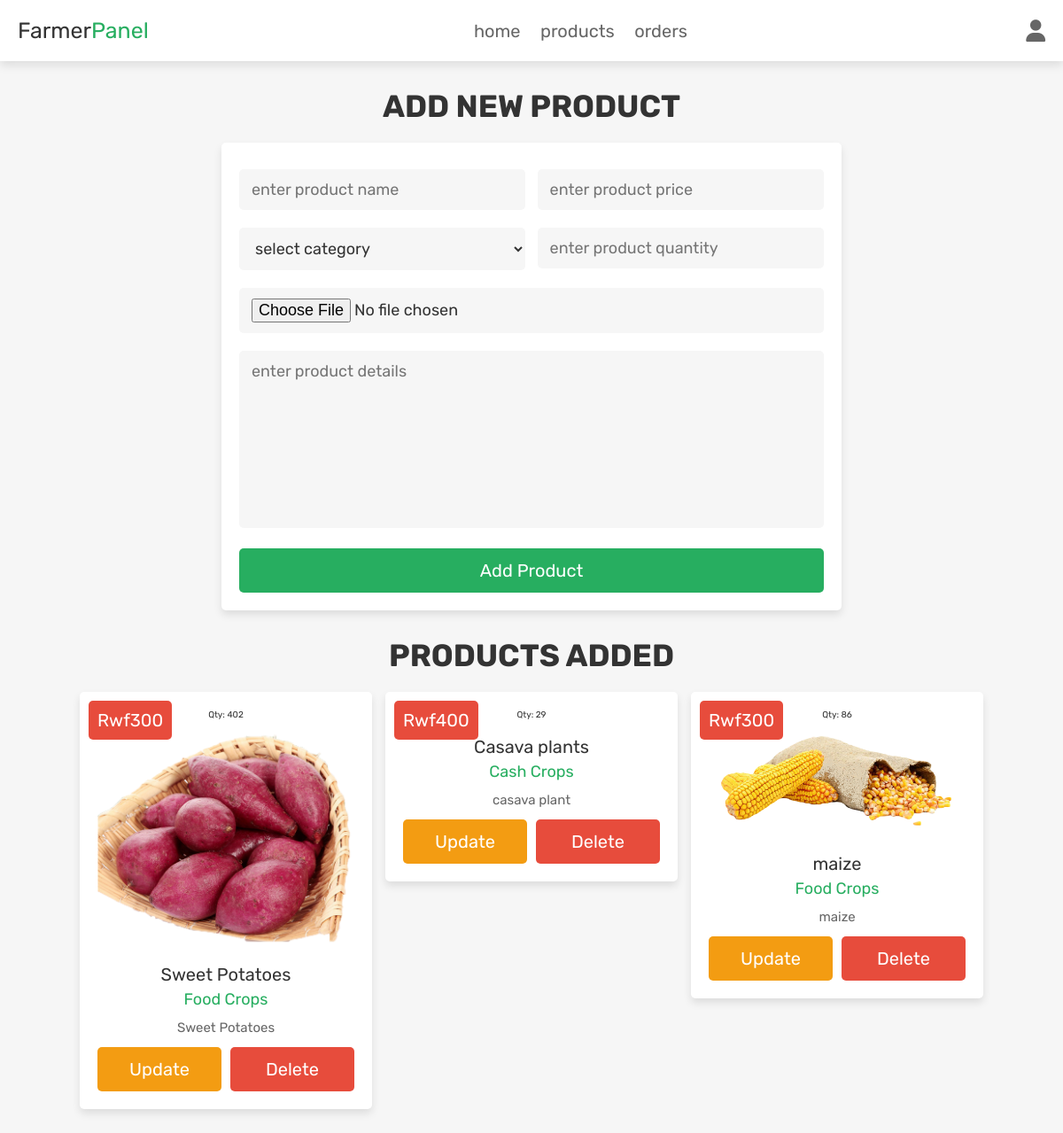
The page /farmer_product.php (signed in) on the database its author committed.
### tables this page shows
CREATE TABLE `products` (
  `id` int(100) NOT NULL,
  `farmer_id` varchar(40) NOT NULL,
  `name` varchar(100) NOT NULL,
  `category` varchar(20) NOT NULL,
  `quantity` varchar(100) DEFAULT NULL,
  `details` varchar(500) NOT NULL,
  `price` int(100) NOT NULL,
  `image` varchar(100) NOT NULL
);

### farmer_product.php (the view, shortened to what this page needs)
<?php
@include 'config.php';
$farmer_id = $_SESSION['farmer_id'];
?>
<!DOCTYPE html>
<html lang="en">
<head>
   <link rel="stylesheet" href="https://cdnjs.cloudflare.com/ajax/libs/font-awesome/6.1.1/css/all.min.css">
   <link rel="stylesheet" href="css/admin_style.css">
</head>
<body>
<?php include 'farmer_header.php'; ?>
<section class="add-products">
   <h1 class="title">add new product</h1>
   <form action="" method="POST" enctype="multipart/form-data">
      <div class="flex">
         <div class="inputBox">
         <input type="text" name="name" class="box" required placeholder="enter product name">
         <select name="category" class="box" required>
            <option value="" selected disabled>select category</option>
         </select>
         </div>
         <div class="inputBox">
         <input type="number" min="0" name="price" class="box" required placeholder="enter product price">
         <input type="number" min="0" name="quantity" class="box" required placeholder="enter product quantity">
         </div>
      </div>
      <input type="file" name="image" required class="box" accept="image/jpg, image/jpeg, image/png">
      <textarea name="details" class="box" required placeholder="enter product details" cols="30" rows="10"></textarea>
      <input type="submit" class="btn" value="add product" name="add_product">
   </form>
</section>
<section class="show-products">
   <h1 class="title">products added</h1>
   <div class="box-container">
   <?php
      $show_products = $conn->prepare("SELECT * FROM `products` WHERE farmer_id = $farmer_id");
      $show_products->execute();
      if($show_products->rowCount() > 0){
         while($fetch_products = $show_products->fetch(PDO::FETCH_ASSOC)){
   ?>
   <div class="box">
      <div class="flex-btn">
      <div class="price">Rwf<?= $fetch_products['price']; ?></div>
      <div class="qty">Qty: <?= $fetch_products['quantity']; ?></div>
      </div>
      <img src="uploaded_img/<?= $fetch_products['image']; ?>" alt="">
      <div class="name"><?= $fetch_products['name']; ?></div>
      <div class="cat"><?= $fetch_products['category']; ?></div>
      <div class="details"><?= $fetch_products['details']; ?></div>
      <div class="flex-btn">
         <a href="farmer_update_product.php?update=<?= $fetch_products['id']; ?>" class="option-btn">update</a>
         <a href="farmer_product.php?delete=<?= $fetch_products['id']; ?>" class="delete-btn" onclick="return confirm('delete this product?');">delete</a>
      </div>
   </div>
   <?php
      }
   }else{
      echo '<p class="empty">now products added yet!</p>';
   }
   ?>
   </div>
</section>
</body>
</html>

### css/admin_style.css (style rules this page uses)
.add-products form { max-width: 70rem; padding:2rem; margin:0 auto; text-align: center; border:var(--border); box-shadow: var(--box-shadow); background-color: var(--white); border-radius: .5rem; }
.add-products form .flex { display: flex; justify-content: space-between; flex-wrap: wrap; }
.add-products form .flex .inputBox { width: 49%; }
.add-products form .box { width: 100%; margin:1rem 0; padding:1.2rem 1.4rem; font-size: 1.8rem; color:var(--black); border-radius: .5rem; background-color: var(--light-bg); border:var(--border); }
.add-products form textarea { height: 20rem; resize: none; }
.show-products { padding-top: 0; }
.show-products .box-container { display: grid; grid-template-columns: repeat(auto-fit, 33rem); gap:1.5rem; align-items: flex-start; justify-content:center; }
.show-products .box-container .box { text-align: center; border:var(--border); box-shadow: var(--box-shadow); background-color: var(--white); border-radius: .5rem; padding:2rem; position: relative; }
.show-products .box-container .box .price { position: absolute; top:1rem; left:1rem; padding:1rem; font-size: 2rem; color:var(--white); background-color: var(--red); border-radius: .5rem; }
.show-products .box-container .box img { width: 100%; margin-bottom: 1rem; }
.show-products .box-container .box .name { margin:.5rem 0; font-size: 2rem; color:var(--black); }
.show-products .box-container .box .cat { font-size: 1.8rem; color:var(--green); }
.show-products .box-container .box .details { padding-top: 1rem; font-size: 1.5rem; line-height: 1.5; color:var(--light-color); }

### css/components.css (style rules this page uses)
:root { --green:#27ae60; --orange:#f39c12; --red:#e74c3c; --black:#333; --light-color:#666; --white:#fff; --light-bg:#f6f6f6; --box-shadow:0 .5rem 1rem rgba(0,0,0,.1); }
* { font-family: 'Rubik', sans-serif; margin:0; padding:0; box-sizing: border-box; outline: none; border:none; text-decoration: none; color:var(--black); }
body { background-color: var(--light-bg); }
html { font-size: 62.5%; overflow-x: hidden; scroll-behavior: smooth; scroll-padding-top: 6.5rem; }
section { padding:3rem 2rem; max-width: 1200px; margin:0 auto; }
.btn, .delete-btn, .option-btn { display: block; width: 100%; margin-top: 1rem; border-radius: .5rem; color:var(--white); font-size: 2rem; padding:1.3rem 3rem; text-transform: capitalize; cursor: pointer; text-align: center; }
.btn { background-color: var(--green); }
.delete-btn { background-color: var(--red); }
.option-btn { background-color: var(--orange); }
.flex-btn { display: flex; flex-wrap: wrap; gap:1rem; }
.flex-btn > * { flex:1; }
.title { text-align: center; margin-bottom: 2rem; text-transform: uppercase; color:var(--black); font-size: 3.5rem; }

### rows shown on the page
products: price "300", quantity "402", image (picture), name "Sweet Potatoes", category "Food Crops", details "Sweet Potatoes"
products: price "400", quantity "29", name "Casava plants", category "Cash Crops", details "casava plant"
products: price "300", quantity "86", image (picture), name "maize", category "Food Crops", details "maize"
